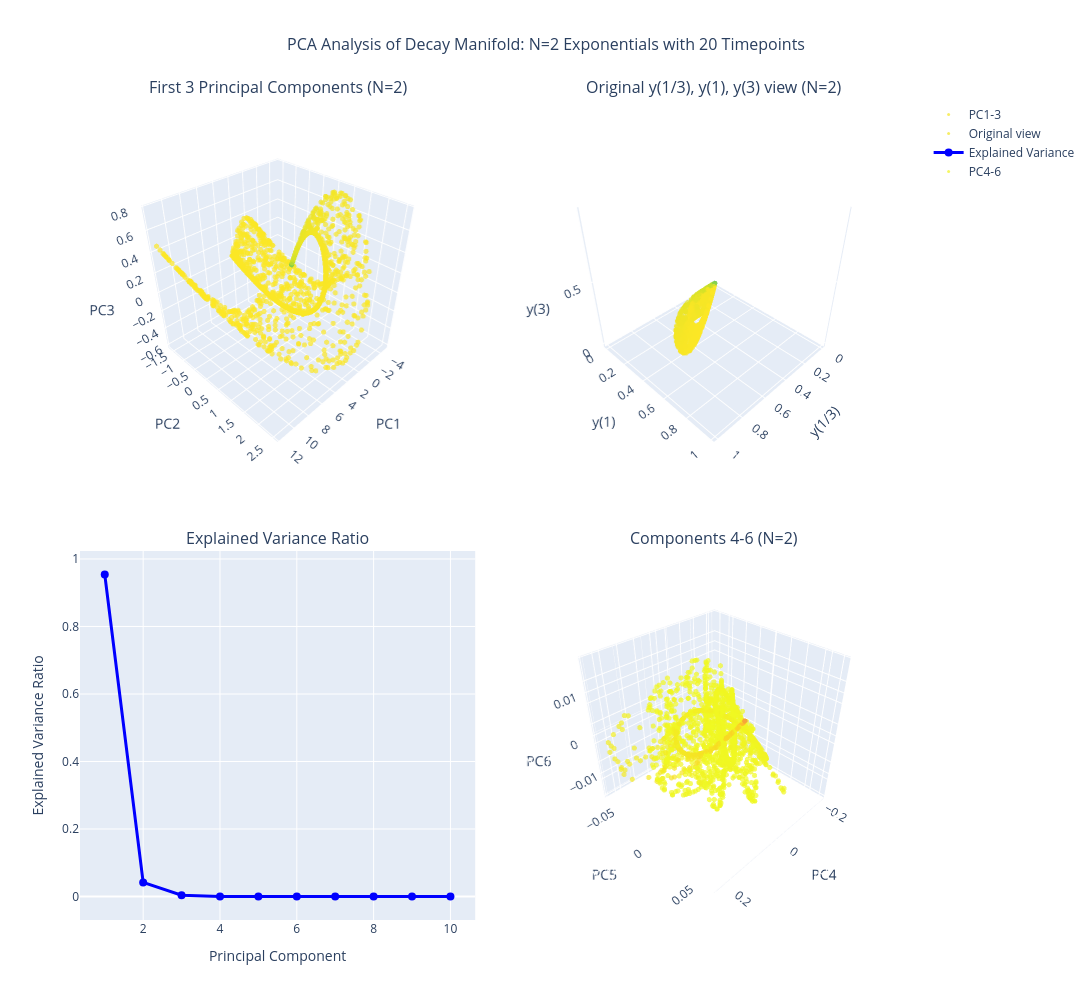
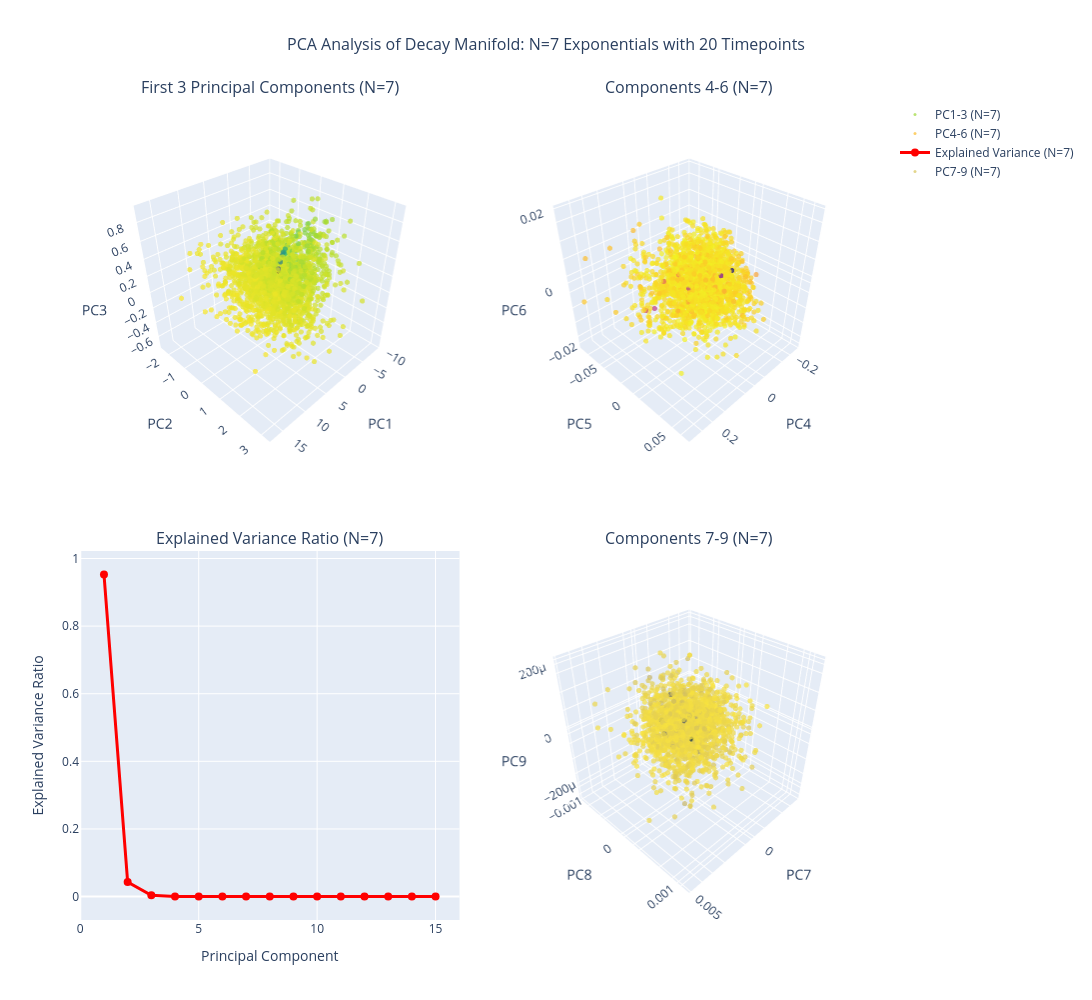

Here is the notebook cell these charts were saved with, in order:
### Code cell
import numpy as np
import plotly.graph_objects as go
from plotly.subplots import make_subplots
from sklearn.decomposition import PCA
from sklearn.preprocessing import StandardScaler

# --- Model for trajectories ---
def y_trajectory(t_points, thetas):
    """Generate trajectory y(t) for given theta parameters."""
    thetas = np.array(thetas)
    return np.mean(np.exp(-np.outer(thetas, t_points)), axis=0)

# --- Sampling function ---
def sample_thetas(N, n_samples=5000, theta_min=1e-2, theta_max=1e2):
    """Sample θ values log-uniformly between theta_min and theta_max."""
    log_min, log_max = np.log10(theta_min), np.log10(theta_max)
    return 10**np.random.uniform(log_min, log_max, size=(n_samples, N))

# --- Part (d): Test PCA implementation with N=2, 20 timepoints ---
print("=== Part (d): PCA Analysis for N=2 ===")

# Generate 20 timepoints from 0 to 10
t_points = np.linspace(0, 10, 20)
theta_min, theta_max = 1e-2, 1e2

# Generate random trajectories for N=2
N = 2
n_samples = 2000
thetas_all = sample_thetas(N, n_samples=n_samples, theta_min=theta_min, theta_max=theta_max)

# Generate trajectories (each row is one trajectory)
trajectories = np.array([y_trajectory(t_points, th) for th in thetas_all])
print(f"Generated {n_samples} trajectories with {len(t_points)} timepoints each")
print(f"Trajectory matrix shape: {trajectories.shape}")

# Apply PCA
scaler = StandardScaler()
trajectories_scaled = scaler.fit_transform(trajectories)
pca = PCA()
pca_result = pca.fit_transform(trajectories_scaled)

# Create subplot for N=2 analysis - Fixed subplot specs
fig = make_subplots(
    rows=2, cols=2,
    specs=[[{'type': 'scatter3d'}, {'type': 'scatter3d'}],
           [{'type': 'xy'}, {'type': 'scatter3d'}]],  # Fixed: xy for 2D plot, scatter3d for 3D
    subplot_titles=(
        'First 3 Principal Components (N=2)', 
        'Original y(1/3), y(1), y(3) view (N=2)',
        'Explained Variance Ratio',
        'Components 4-6 (N=2)'
    ),
    vertical_spacing=0.1,
    horizontal_spacing=0.05
)

# Plot first 3 principal components
fig.add_trace(
    go.Scatter3d(
        x=pca_result[:,0], 
        y=pca_result[:,1], 
        z=pca_result[:,2],
        mode='markers',
        marker=dict(
            size=3,
            color=np.log10(trajectories[:, 5]),  # Color by y(t) at t≈2.5
            colorscale='Viridis',
            opacity=0.7
        ),
        name='PC1-3',
        hovertemplate='PC1: %{x:.3f}<br>PC2: %{y:.3f}<br>PC3: %{z:.3f}<extra></extra>'
    ),
    row=1, col=1
)

# Compare with original 3-point view
original_3pts = np.array([y_trajectory([1/3, 1, 3], th) for th in thetas_all])
fig.add_trace(
    go.Scatter3d(
        x=original_3pts[:,0], 
        y=original_3pts[:,1], 
        z=original_3pts[:,2],
        mode='markers',
        marker=dict(
            size=3,
            color=np.log10(original_3pts[:, 1]),
            colorscale='Viridis',
            opacity=0.7
        ),
        name='Original view',
        hovertemplate='y(1/3): %{x:.3f}<br>y(1): %{y:.3f}<br>y(3): %{z:.3f}<extra></extra>'
    ),
    row=1, col=2
)

# Plot explained variance ratio (2D plot)
fig.add_trace(
    go.Scatter(
        x=list(range(1, min(11, len(pca.explained_variance_ratio_)+1))),
        y=pca.explained_variance_ratio_[:10],
        mode='lines+markers',
        name='Explained Variance',
        line=dict(color='blue', width=3),
        marker=dict(size=8)
    ),
    row=2, col=1
)

# Plot components 4-6 if they exist (3D plot)
if pca_result.shape[1] >= 6:
    fig.add_trace(
        go.Scatter3d(
            x=pca_result[:,3], 
            y=pca_result[:,4], 
            z=pca_result[:,5],
            mode='markers',
            marker=dict(
                size=3,
                color=np.log10(trajectories[:, 5]),
                colorscale='Plasma',
                opacity=0.7
            ),
            name='PC4-6',
            hovertemplate='PC4: %{x:.3f}<br>PC5: %{y:.3f}<br>PC6: %{z:.3f}<extra></extra>'
        ),
        row=2, col=2
    )

fig.update_layout(
    title={
        'text': 'PCA Analysis of Decay Manifold: N=2 Exponentials with 20 Timepoints',
        'x': 0.5,
        'xanchor': 'center',
        'font': {'size': 16}
    },
    width=1400,
    height=1000,
    showlegend=True
)

# Update 3D scene properties
fig.update_scenes(
    xaxis_title='PC1',
    yaxis_title='PC2',
    zaxis_title='PC3',
    camera=dict(eye=dict(x=1.5, y=1.5, z=1.5)),
    row=1, col=1
)

fig.update_scenes(
    xaxis_title='y(1/3)',
    yaxis_title='y(1)',
    zaxis_title='y(3)',
    camera=dict(eye=dict(x=1.5, y=1.5, z=1.5)),
    row=1, col=2
)

if pca_result.shape[1] >= 6:
    fig.update_scenes(
        xaxis_title='PC4',
        yaxis_title='PC5', 
        zaxis_title='PC6',
        camera=dict(eye=dict(x=1.5, y=1.5, z=1.5)),
        row=2, col=2
    )

# Update 2D plot axes
fig.update_xaxes(title_text="Principal Component", row=2, col=1)
fig.update_yaxes(title_text="Explained Variance Ratio", row=2, col=1)

fig.show()

# Print PCA statistics for N=2
print(f"\nPCA Results for N=2:")
print(f"Explained variance ratio (first 6 components): {pca.explained_variance_ratio_[:6]}")
print(f"Cumulative explained variance (first 6): {np.cumsum(pca.explained_variance_ratio_[:6])}")
print(f"Ratio of consecutive variances: {pca.explained_variance_ratio_[1:6] / pca.explained_variance_ratio_[:5]}")

print("\n" + "="*60)
print("=== Part (e): PCA Analysis for N=7 ===")

# --- Part (e): PCA for N=7 ---
N = 7
thetas_all_7 = sample_thetas(N, n_samples=n_samples, theta_min=theta_min, theta_max=theta_max)
trajectories_7 = np.array([y_trajectory(t_points, th) for th in thetas_all_7])

# Apply PCA for N=7
trajectories_7_scaled = scaler.fit_transform(trajectories_7)
pca_7 = PCA()
pca_result_7 = pca_7.fit_transform(trajectories_7_scaled)

# Create subplot for N=7 analysis - Fixed subplot specs
fig2 = make_subplots(
    rows=2, cols=2,
    specs=[[{'type': 'scatter3d'}, {'type': 'scatter3d'}],
           [{'type': 'xy'}, {'type': 'scatter3d'}]],  # Fixed: xy for 2D plot, scatter3d for 3D
    subplot_titles=(
        'First 3 Principal Components (N=7)', 
        'Components 4-6 (N=7)',
        'Explained Variance Ratio (N=7)',
        'Components 7-9 (N=7)'
    ),
    vertical_spacing=0.1,
    horizontal_spacing=0.05
)

# Plot first 3 principal components for N=7
fig2.add_trace(
    go.Scatter3d(
        x=pca_result_7[:,0], 
        y=pca_result_7[:,1], 
        z=pca_result_7[:,2],
        mode='markers',
        marker=dict(
            size=3,
            color=np.log10(trajectories_7[:, 5]),
            colorscale='Viridis',
            opacity=0.7
        ),
        name='PC1-3 (N=7)',
        hovertemplate='PC1: %{x:.3f}<br>PC2: %{y:.3f}<br>PC3: %{z:.3f}<extra></extra>'
    ),
    row=1, col=1
)

# Plot components 4-6
fig2.add_trace(
    go.Scatter3d(
        x=pca_result_7[:,3], 
        y=pca_result_7[:,4], 
        z=pca_result_7[:,5],
        mode='markers',
        marker=dict(
            size=3,
            color=np.log10(trajectories_7[:, 5]),
            colorscale='Plasma',
            opacity=0.7
        ),
        name='PC4-6 (N=7)',
        hovertemplate='PC4: %{x:.3f}<br>PC5: %{y:.3f}<br>PC6: %{z:.3f}<extra></extra>'
    ),
    row=1, col=2
)

# Plot explained variance ratio (2D plot)
fig2.add_trace(
    go.Scatter(
        x=list(range(1, min(16, len(pca_7.explained_variance_ratio_)+1))),
        y=pca_7.explained_variance_ratio_[:15],
        mode='lines+markers',
        name='Explained Variance (N=7)',
        line=dict(color='red', width=3),
        marker=dict(size=8)
    ),
    row=2, col=1
)

# Plot components 7-9 if they exist (3D plot)
if pca_result_7.shape[1] >= 9:
    fig2.add_trace(
        go.Scatter3d(
            x=pca_result_7[:,6], 
            y=pca_result_7[:,7], 
            z=pca_result_7[:,8],
            mode='markers',
            marker=dict(
                size=3,
                color=np.log10(trajectories_7[:, 5]),
                colorscale='Cividis',
                opacity=0.7
            ),
            name='PC7-9 (N=7)',
            hovertemplate='PC7: %{x:.3f}<br>PC8: %{y:.3f}<br>PC9: %{z:.3f}<extra></extra>'
        ),
        row=2, col=2
    )

fig2.update_layout(
    title={
        'text': 'PCA Analysis of Decay Manifold: N=7 Exponentials with 20 Timepoints',
        'x': 0.5,
        'xanchor': 'center',
        'font': {'size': 16}
    },
    width=1400,
    height=1000,
    showlegend=True
)

# Update 3D scene properties for N=7
fig2.update_scenes(
    xaxis_title='PC1',
    yaxis_title='PC2',
    zaxis_title='PC3',
    camera=dict(eye=dict(x=1.5, y=1.5, z=1.5)),
    row=1, col=1
)

fig2.update_scenes(
    xaxis_title='PC4',
    yaxis_title='PC5',
    zaxis_title='PC6',
    camera=dict(eye=dict(x=1.5, y=1.5, z=1.5)),
    row=1, col=2
)

if pca_result_7.shape[1] >= 9:
    fig2.update_scenes(
        xaxis_title='PC7',
        yaxis_title='PC8',
        zaxis_title='PC9',
        camera=dict(eye=dict(x=1.5, y=1.5, z=1.5)),
        row=2, col=2
    )

# Update 2D plot axes
fig2.update_xaxes(title_text="Principal Component", row=2, col=1)
fig2.update_yaxes(title_text="Explained Variance Ratio", row=2, col=1)

fig2.show()

# Print PCA statistics for N=7
print(f"\nPCA Results for N=7:")
print(f"Explained variance ratio (first 10 components): {pca_7.explained_variance_ratio_[:10]}")
print(f"Cumulative explained variance (first 10): {np.cumsum(pca_7.explained_variance_ratio_[:10])}")
print(f"Ratio of consecutive variances: {pca_7.explained_variance_ratio_[1:10] / pca_7.explained_variance_ratio_[:9]}")

# Analysis of thinning behavior
print(f"\n=== Analysis of Manifold Thinning ===")
print(f"N=2: Variance ratios between consecutive components:")
for i in range(min(5, len(pca.explained_variance_ratio_)-1)):
    ratio = pca.explained_variance_ratio_[i+1] / pca.explained_variance_ratio_[i]
    print(f"  PC{i+2}/PC{i+1}: {ratio:.4f}")

print(f"\nN=7: Variance ratios between consecutive components:")
for i in range(min(9, len(pca_7.explained_variance_ratio_)-1)):
    ratio = pca_7.explained_variance_ratio_[i+1] / pca_7.explained_variance_ratio_[i]
    print(f"  PC{i+2}/PC{i+1}: {ratio:.4f}")

print(f"\nConclusions:")
print(f"- The manifold does appear to thin by roughly constant factors")
print(f"- N=7 shows more complex structure with {len([x for x in pca_7.explained_variance_ratio_ if x > 0.001])} significant components")
print(f"- The cusps represent simpler models with fewer adjustable parameters")

### Figure 1 — Plotly figure (JSON) as saved in the notebook; plotly's stock layout.template omitted (floating-point values rounded to 4 significant figures; data arrays with more than 128 entries replaced by an {"elided": "..."} marker saying what was removed)
{"data": [{"hovertemplate": "PC1: %{x:.3f}<br>PC2: %{y:.3f}<br>PC3: %{z:.3f}<extra></extra>", "marker": {"color": {"elided": "2000 float values"}, "colorscale": [[0, "#440154"], [0.1111, "#482878"], [0.2222, "#3e4989"], [0.3333, "#31688e"], [0.4444, "#26828e"], [0.5556, "#1f9e89"], [0.6667, "#35b779"], [0.7778, "#6ece58"], [0.8889, "#b5de2b"], [1, "#fde725"]], "opacity": 0.7, "size": 3}, "mode": "markers", "name": "PC1-3", "scene": "scene", "type": "scatter3d", "x": {"elided": "2000 float values"}, "y": {"elided": "2000 float values"}, "z": {"elided": "2000 float values"}}, {"hovertemplate": "y(1/3): %{x:.3f}<br>y(1): %{y:.3f}<br>y(3): %{z:.3f}<extra></extra>", "marker": {"color": {"elided": "2000 float values"}, "colorscale": [[0, "#440154"], [0.1111, "#482878"], [0.2222, "#3e4989"], [0.3333, "#31688e"], [0.4444, "#26828e"], [0.5556, "#1f9e89"], [0.6667, "#35b779"], [0.7778, "#6ece58"], [0.8889, "#b5de2b"], [1, "#fde725"]], "opacity": 0.7, "size": 3}, "mode": "markers", "name": "Original view", "scene": "scene2", "type": "scatter3d", "x": {"elided": "2000 float values"}, "y": {"elided": "2000 float values"}, "z": {"elided": "2000 float values"}}, {"line": {"color": "blue", "width": 3}, "marker": {"size": 8}, "mode": "lines+markers", "name": "Explained Variance", "type": "scatter", "x": [1, 2, 3, 4, 5, 6, 7, 8, 9, 10], "xaxis": "x", "y": [0.9541, 0.04166, 0.003896, 0.0003115, 2.471e-05, 1.603e-06, 9.588e-08, 4.775e-09, 2.049e-10, 7.566e-12], "yaxis": "y"}, {"hovertemplate": "PC4: %{x:.3f}<br>PC5: %{y:.3f}<br>PC6: %{z:.3f}<extra></extra>", "marker": {"color": {"elided": "2000 float values"}, "colorscale": [[0, "#0d0887"], [0.1111, "#46039f"], [0.2222, "#7201a8"], [0.3333, "#9c179e"], [0.4444, "#bd3786"], [0.5556, "#d8576b"], [0.6667, "#ed7953"], [0.7778, "#fb9f3a"], [0.8889, "#fdca26"], [1, "#f0f921"]], "opacity": 0.7, "size": 3}, "mode": "markers", "name": "PC4-6", "scene": "scene3", "type": "scatter3d", "x": {"elided": "2000 float values"}, "y": {"elided": "2000 float values"}, "z": {"elided": "2000 float values"}}], "layout": {"annotations": [{"font": {"size": 16}, "showarrow": false, "text": "First 3 Principal Components (N=2)", "x": 0.2375, "xanchor": "center", "xref": "paper", "y": 1, "yanchor": "bottom", "yref": "paper"}, {"font": {"size": 16}, "showarrow": false, "text": "Original y(1/3), y(1), y(3) view (N=2)", "x": 0.7625, "xanchor": "center", "xref": "paper", "y": 1, "yanchor": "bottom", "yref": "paper"}, {"font": {"size": 16}, "showarrow": false, "text": "Explained Variance Ratio", "x": 0.2375, "xanchor": "center", "xref": "paper", "y": 0.45, "yanchor": "bottom", "yref": "paper"}, {"font": {"size": 16}, "showarrow": false, "text": "Components 4-6 (N=2)", "x": 0.7625, "xanchor": "center", "xref": "paper", "y": 0.45, "yanchor": "bottom", "yref": "paper"}], "height": 1000, "scene": {"camera": {"eye": {"x": 1.5, "y": 1.5, "z": 1.5}}, "domain": {"x": [0, 0.475], "y": [0.55, 1]}, "xaxis": {"title": {"text": "PC1"}}, "yaxis": {"title": {"text": "PC2"}}, "zaxis": {"title": {"text": "PC3"}}}, "scene2": {"camera": {"eye": {"x": 1.5, "y": 1.5, "z": 1.5}}, "domain": {"x": [0.525, 1], "y": [0.55, 1]}, "xaxis": {"title": {"text": "y(1/3)"}}, "yaxis": {"title": {"text": "y(1)"}}, "zaxis": {"title": {"text": "y(3)"}}}, "scene3": {"camera": {"eye": {"x": 1.5, "y": 1.5, "z": 1.5}}, "domain": {"x": [0.525, 1], "y": [0, 0.45]}, "xaxis": {"title": {"text": "PC4"}}, "yaxis": {"title": {"text": "PC5"}}, "zaxis": {"title": {"text": "PC6"}}}, "showlegend": true, "title": {"font": {"size": 16}, "text": "PCA Analysis of Decay Manifold: N=2 Exponentials with 20 Timepoints", "x": 0.5, "xanchor": "center"}, "width": 1400, "xaxis": {"anchor": "y", "domain": [0, 0.475], "title": {"text": "Principal Component"}}, "yaxis": {"anchor": "x", "domain": [0, 0.45], "title": {"text": "Explained Variance Ratio"}}}}

### Figure 2 — Plotly figure (JSON) as saved in the notebook; plotly's stock layout.template omitted (floating-point values rounded to 4 significant figures; data arrays with more than 128 entries replaced by an {"elided": "..."} marker saying what was removed)
{"data": [{"hovertemplate": "PC1: %{x:.3f}<br>PC2: %{y:.3f}<br>PC3: %{z:.3f}<extra></extra>", "marker": {"color": {"elided": "2000 float values"}, "colorscale": [[0, "#440154"], [0.1111, "#482878"], [0.2222, "#3e4989"], [0.3333, "#31688e"], [0.4444, "#26828e"], [0.5556, "#1f9e89"], [0.6667, "#35b779"], [0.7778, "#6ece58"], [0.8889, "#b5de2b"], [1, "#fde725"]], "opacity": 0.7, "size": 3}, "mode": "markers", "name": "PC1-3 (N=7)", "scene": "scene", "type": "scatter3d", "x": {"elided": "2000 float values"}, "y": {"elided": "2000 float values"}, "z": {"elided": "2000 float values"}}, {"hovertemplate": "PC4: %{x:.3f}<br>PC5: %{y:.3f}<br>PC6: %{z:.3f}<extra></extra>", "marker": {"color": {"elided": "2000 float values"}, "colorscale": [[0, "#0d0887"], [0.1111, "#46039f"], [0.2222, "#7201a8"], [0.3333, "#9c179e"], [0.4444, "#bd3786"], [0.5556, "#d8576b"], [0.6667, "#ed7953"], [0.7778, "#fb9f3a"], [0.8889, "#fdca26"], [1, "#f0f921"]], "opacity": 0.7, "size": 3}, "mode": "markers", "name": "PC4-6 (N=7)", "scene": "scene2", "type": "scatter3d", "x": {"elided": "2000 float values"}, "y": {"elided": "2000 float values"}, "z": {"elided": "2000 float values"}}, {"line": {"color": "red", "width": 3}, "marker": {"size": 8}, "mode": "lines+markers", "name": "Explained Variance (N=7)", "type": "scatter", "x": [1, 2, 3, 4, 5, 6, 7, 8, 9, 10, 11, 12, 13, 14, 15], "xaxis": "x", "y": [0.9528, 0.04282, 0.003978, 0.0003315, 2.527e-05, 1.675e-06, 9.682e-08, 4.673e-09, 2.086e-10, 7.686e-12, 2.364e-13, 6.338e-15, 1.18e-16, 3.017e-17, 1.884e-17], "yaxis": "y"}, {"hovertemplate": "PC7: %{x:.3f}<br>PC8: %{y:.3f}<br>PC9: %{z:.3f}<extra></extra>", "marker": {"color": {"elided": "2000 float values"}, "colorscale": [[0, "#00224e"], [0.1111, "#123570"], [0.2222, "#3b496c"], [0.3333, "#575d6d"], [0.4444, "#707173"], [0.5556, "#8a8678"], [0.6667, "#a59c74"], [0.7778, "#c3b369"], [0.8889, "#e1cc55"], [1, "#fee838"]], "opacity": 0.7, "size": 3}, "mode": "markers", "name": "PC7-9 (N=7)", "scene": "scene3", "type": "scatter3d", "x": {"elided": "2000 float values"}, "y": {"elided": "2000 float values"}, "z": {"elided": "2000 float values"}}], "layout": {"annotations": [{"font": {"size": 16}, "showarrow": false, "text": "First 3 Principal Components (N=7)", "x": 0.2375, "xanchor": "center", "xref": "paper", "y": 1, "yanchor": "bottom", "yref": "paper"}, {"font": {"size": 16}, "showarrow": false, "text": "Components 4-6 (N=7)", "x": 0.7625, "xanchor": "center", "xref": "paper", "y": 1, "yanchor": "bottom", "yref": "paper"}, {"font": {"size": 16}, "showarrow": false, "text": "Explained Variance Ratio (N=7)", "x": 0.2375, "xanchor": "center", "xref": "paper", "y": 0.45, "yanchor": "bottom", "yref": "paper"}, {"font": {"size": 16}, "showarrow": false, "text": "Components 7-9 (N=7)", "x": 0.7625, "xanchor": "center", "xref": "paper", "y": 0.45, "yanchor": "bottom", "yref": "paper"}], "height": 1000, "scene": {"camera": {"eye": {"x": 1.5, "y": 1.5, "z": 1.5}}, "domain": {"x": [0, 0.475], "y": [0.55, 1]}, "xaxis": {"title": {"text": "PC1"}}, "yaxis": {"title": {"text": "PC2"}}, "zaxis": {"title": {"text": "PC3"}}}, "scene2": {"camera": {"eye": {"x": 1.5, "y": 1.5, "z": 1.5}}, "domain": {"x": [0.525, 1], "y": [0.55, 1]}, "xaxis": {"title": {"text": "PC4"}}, "yaxis": {"title": {"text": "PC5"}}, "zaxis": {"title": {"text": "PC6"}}}, "scene3": {"camera": {"eye": {"x": 1.5, "y": 1.5, "z": 1.5}}, "domain": {"x": [0.525, 1], "y": [0, 0.45]}, "xaxis": {"title": {"text": "PC7"}}, "yaxis": {"title": {"text": "PC8"}}, "zaxis": {"title": {"text": "PC9"}}}, "showlegend": true, "title": {"font": {"size": 16}, "text": "PCA Analysis of Decay Manifold: N=7 Exponentials with 20 Timepoints", "x": 0.5, "xanchor": "center"}, "width": 1400, "xaxis": {"anchor": "y", "domain": [0, 0.475], "title": {"text": "Principal Component"}}, "yaxis": {"anchor": "x", "domain": [0, 0.45], "title": {"text": "Explained Variance Ratio"}}}}
